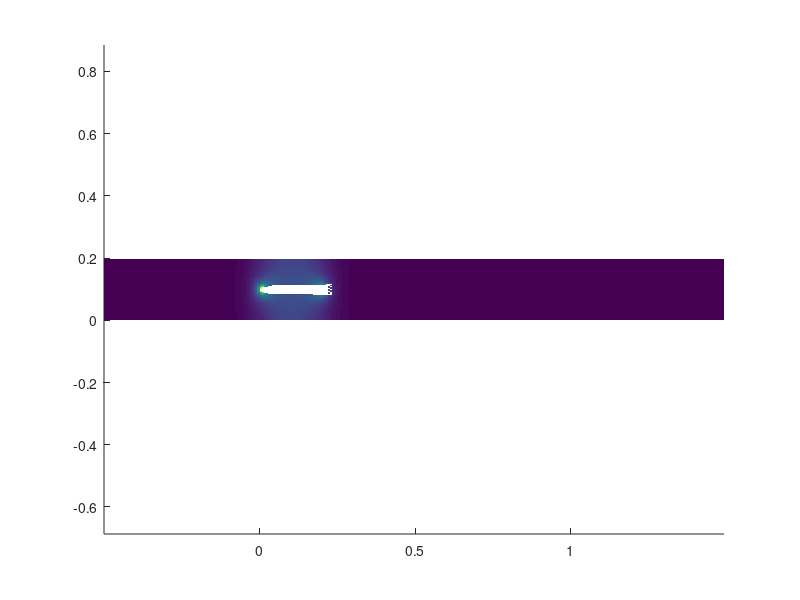

Reproduce this figure in MATLAB. (Note: this script raises an error after producing the figure.)
% plot Fig 8 b d f

clear
close all
clc

load('Data_Fig8ace.mat', 'u_all');
u_CFD = u_all; 

load('Data_Fig8bdf.mat', 'x_all', 'y_all', 'u_all', 'v_all', 'ys0', 'xs_all', 'ys1_all', 'ys2_all', 'D_all', 'U_all');

%% tunnel parameters
L_fish = 0.035481891661866; % fish body length

L_tunnel = 0.15; % m; tunnel length

L_domain = 2*L_tunnel; % length of fluid domain

x_head = L_tunnel/2; % location of the fish head;

ND = length(D_all);

%% read all data

for ID = 1:ND
    U_swim = U_all(ID); % m/s; inlet speed
    D_tunnel = D_all(ID);
    D_domain = D_tunnel;
    
    %% read simulation data
    x = x_all{ID};
    y = y_all{ID};
    u_opt = u_all{ID};
    v_opt = v_all{ID};
    
    xs = xs_all(ID, :);
    ys1 = ys1_all(ID, :);
    ys2 = ys2_all(ID, :);
    %% plot optimal solution
    
    uv_mag = sqrt(u_opt.^2 + v_opt.^2); % velocity magnitude
    
    %% plot optimal fitted velocity field
    Ix_mask = isnan(u_CFD{ID}); 
    uv_mag(Ix_mask) = nan;
    
    figure(70+ID);
    clf;
    hold on;
    pcolor((x-x_head)/L_tunnel, (y-ys0)/L_tunnel, uv_mag/U_swim);
    shading flat
    axis equal
    
    h1=streamslice((x-x_head)/L_tunnel, (y-ys0)/L_tunnel, u_opt/U_swim, v_opt/U_swim, 2, 'arrows');
    clr_str = [1,1,1];
    set( h1, 'Color', clr_str )
    set(h1, 'linewidth', 1)
    
    plot( ([xs(1), xs(end)]-x_head)/L_tunnel, ([ys1(1), ys1(end)]-ys0)/L_tunnel, 'k:')
    plot( ([xs(1), xs(end)]-x_head)/L_tunnel, ([ys2(1), ys2(end)]-ys0)/L_tunnel, 'k-')
    
    plot([-L_tunnel/2, 1.5*L_tunnel]/L_tunnel, [0, 0]/L_tunnel, 'k-');
    plot([-L_tunnel/2, 1.5*L_tunnel]/L_tunnel, [D_domain, D_domain]/L_tunnel, 'k-');
    
    xlim([-0.5, 1.5]);
    xlabel('$x/L_t$','Interpreter','latex');
    ylabel('$y/L_t$','Interpreter','latex')
    colormap('jet');
    caxis([0, 0.5]); % limits for vel magnitude

end % for ID
